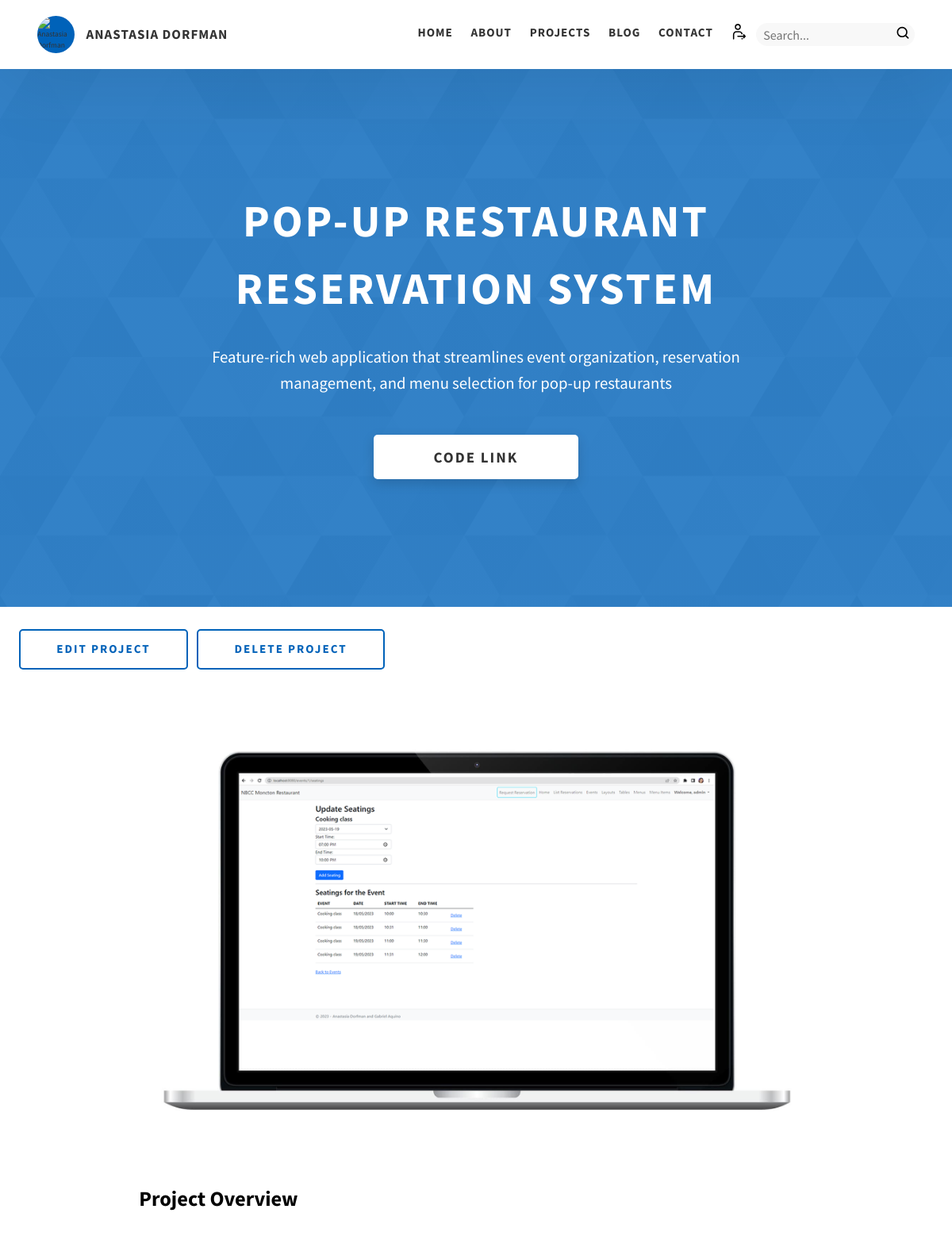
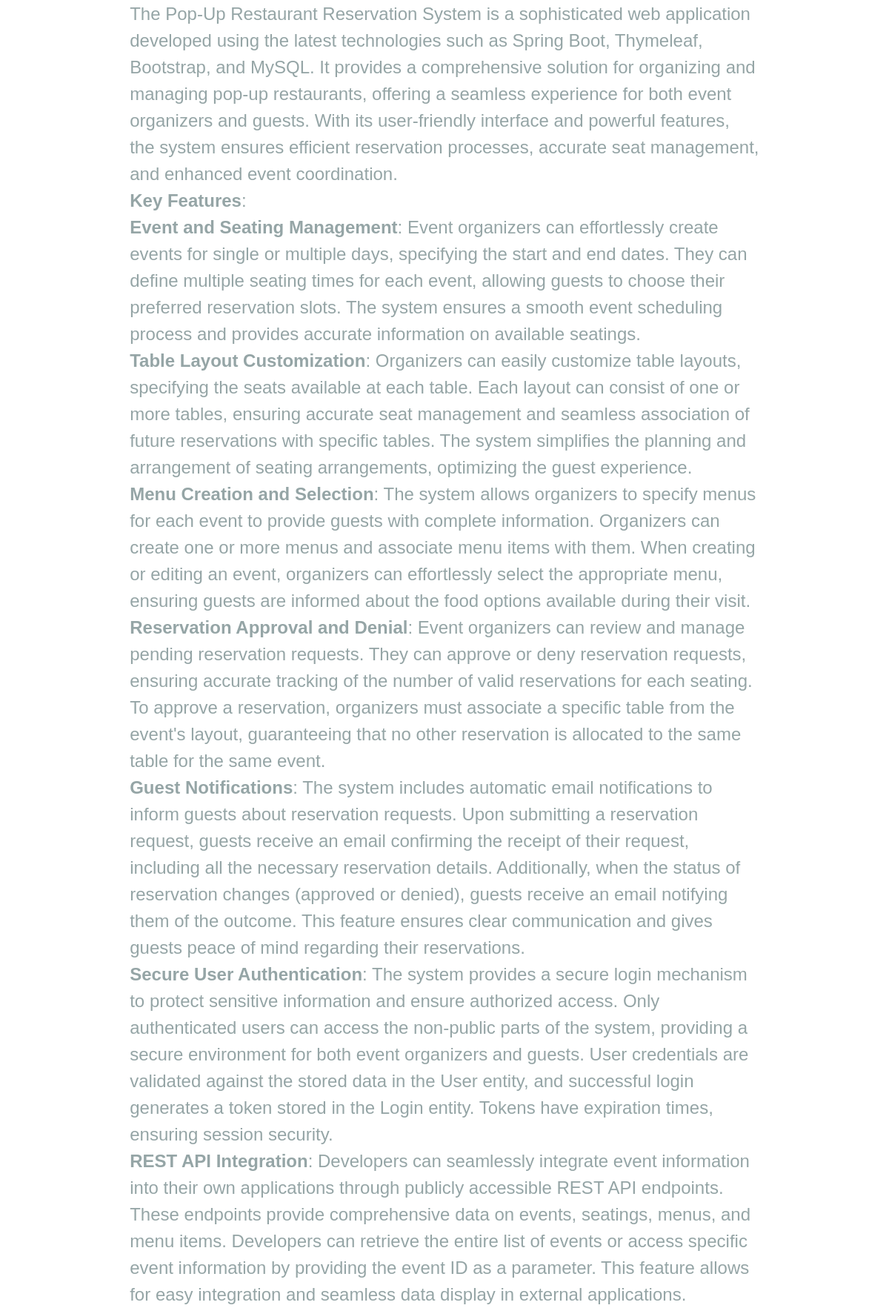
Screenshot of /project.php?project_id=8 (signed in, upper part) with the database file from the repository (2 pictures, top to bottom).
### tables this page shows
CREATE TABLE `projects` (
  `id` int(11) NOT NULL AUTO_INCREMENT,
  `name` varchar(255) NOT NULL,
  `overview` longtext NOT NULL,
  `created_at` datetime NOT NULL DEFAULT CURRENT_TIMESTAMP,
  `code_link` varchar(255) NOT NULL,
  `description` mediumtext,
  PRIMARY KEY (`id`)
);

CREATE TABLE `images` (
  `image_id` int(11) NOT NULL AUTO_INCREMENT,
  `type` varchar(45) NOT NULL DEFAULT 'image',
  `name` varchar(45) DEFAULT NULL,
  `link` varchar(255) NOT NULL,
  `post_id` int(11) DEFAULT NULL,
  `project_id` int(11) DEFAULT NULL,
  PRIMARY KEY (`image_id`),
  KEY `FK_images_posts_idx` (`post_id`),
  KEY `FK_images_projects_idx` (`project_id`),
  CONSTRAINT `FK_images_posts` FOREIGN KEY (`post_id`) REFERENCES `posts` (`post_id`) ON DELETE NO ACTION ON UPDATE NO ACTION,
  CONSTRAINT `FK_images_projects` FOREIGN KEY (`project_id`) REFERENCES `projects` (`id`) ON DELETE NO ACTION ON UPDATE NO ACTION
);

### www/includes/Project.php (called while the page is built, shortened)
<?php
class Project
{
    private $name;
    private $description;
    private $overview;
    private $codeLink;
    private $avatar;
    public function __construct(
        string $name,
        string $description,
        string $overview,
        $dateCreated,
        string $codeLink,
        string $avatar,
        array $tags = null,
        array $images = null,
        int $projectId = null
    ) {
        $this->name = $name;
        $this->description = $description;
        $this->overview = $overview;
        $this->codeLink = $codeLink;
        $this->avatar = $avatar;
    }
    public function getName(): string
    {
        return $this->name;
    }
    public function getDescription(): string
    {
        return $this->description;
    }
    public function getOverview(): string
    {
        return $this->overview;
    }
    public function getCodeLink(): string
    {
        return $this->codeLink;
    }
    public function getAvatar(): string
    {
        return $this->avatar;
    }
    public static function getProjectById(int $projectId)
    {
        try {
            $tags = self::getTagsByProjectId($projectId);
            $avatar = self::getAvatarByProjectId($projectId);
            $images = self::getImagesByProjectId($projectId);
            $con = $GLOBALS['con'];
            $sql = "SELECT name, description, overview, code_link, created_at FROM projects WHERE id = ?";
            $stmt = $con->prepare($sql);
            $stmt->bind_param('i', $projectId);
            $stmt->execute();
            $result = $stmt->get_result();
            if ($result->num_rows > 0) {
                $row = $result->fetch_assoc();
                return new Project(
                    $row['name'],
                    $row['description'],
                    $row['overview'],
                    $row['created_at'],
                    $row['code_link'],
                    $avatar,
                    $tags,
                    $images,
                    $projectId
                );
            } else {
                return null;
            }
        } catch (Exception $ex) {
            setFeedbackAndRedirect($ex->getMessage(), "error");
        }
    }
    public static function getAvatarByProjectId($projectId)
    {
        try {
            $avatar = '';
            $con = $GLOBALS['con'];
            $sql = "SELECT link FROM images WHERE project_id = $projectId AND type = 'avatar'";
            $result = $con->query($sql);
            $numRows = $result->num_rows;
            if ($numRows === 1) {
                $row = $result->fetch_assoc();
                $avatar = $row['link'];
            }
            return $avatar;
        } catch (Exception $ex) {
            setFeedbackAndRedirect($ex->getMessage(), "error");
        }
    }
    private static function getTagsByProjectId($projectId): array
    {
        try {
            $con = $GLOBALS['con'];
            $sql = "SELECT skill_name FROM project_skills WHERE project_id = $projectId";
            $result = $con->query($sql);
            $tags = [];
            while ($row = $result->fetch_assoc()) {
                array_push($tags, $row['skill_name']);
            }
            return $tags;
        } catch (Exception $ex) {
            setFeedbackAndRedirect($ex->getMessage(), "error");
        }
    }
    private static function getImagesByProjectId($projectId): array
    {
        try {
            $con = $GLOBALS['con'];
            $sql = "SELECT link FROM images WHERE project_id = $projectId AND type = 'image'";
            $result = $con->query($sql);
            $images = [];
            while ($row = $result->fetch_assoc()) {
                array_push($images, $row['link']);
            }
            return $images;
        } catch (Exception $ex) {
            setFeedbackAndRedirect($ex->getMessage(), "error");
        }
    }
}

### www/project.php (the view, shortened to what this page needs)
<?php
include_once "includes/Project.php";
$projectId = $_GET['project_id'];
$project = Project::getProjectById($projectId);
$name = $project->getName();
$description = $project->getDescription();
$overview = $project->getOverview();
$codeLink = $project->getCodeLink();
$avatar = $project->getAvatar();
?>
<!DOCTYPE html>
<html lang="en">
<head>
  <link rel="stylesheet" href="includes/css/style.css" />
</head>
<body>
  <?php
  include "includes/header.php";
  ?>
  <section class="project-cs-hero">
    <div class="project-cs-hero__content">
      <h1 class="heading-primary"><?php echo $name ?></h1>
      <div class="project-cs-hero__info">
        <p class="text-primary"><?php echo $description ?></p>
      </div>
      <div class="project-cs-hero__cta">
        <a href="<?php echo $codeLink ?>" class="btn btn--bg" target="_blank">Code Link</a>
      </div>
    </div>
  </section>
  <?php
  if (isset($_SESSION["USER_TYPE"]) && $_SESSION["USER_TYPE"] == 'admin') {
  ?>
    <div class="btn__margin">
      <a href="./create_project.php?project_id=<?php echo $projectId ?>" class="btn btn--med btn--theme-inv">Edit Project</a>
      <a href="./delete_project_proc.php?project_id=<?php echo $projectId ?>" onclick="return confirm('Are you sure you want to delete the project?')" class="btn btn--med btn--theme-inv">Delete Project</a>
    </div>
  <?php
  }
  ?>
  <section class="project-details">
    <div class="main-container">
      <div class="project-details__content">
        <div class="project-details__showcase-img-cont">
          <img src="<?php echo $avatar ?>" alt="Project Image" class="project-details__showcase-img" />
        </div>
          <div class="project-details__desc">
            <h3 class="project-details__content-title">Project Overview</h3>
            <p class="project-details__desc-para"><?php echo $overview ?></p>
          </div>
      </div>
    </div>
  </section>
</body>
</html>
<?php include 'includes/scripts.php'; ?>

### www/includes/css/style.css (style rules this page uses)
*, *::after, *::before { margin: 0; padding: 0; box-sizing: inherit; font-family: inherit; }
html { font-size: 62.5%; scroll-behavior: smooth; }
@media only screen and (max-width: 75em) { html { font-size: 59%; } }
body { box-sizing: border-box; position: relative; line-height: 1.5; font-family: sans-serif; overflow-x: hidden; overflow-y: scroll; font-family: 'Source Sans Pro', sans-serif; }
a { text-decoration: none; color: inherit; }
li { list-style: none; }
.heading-primary { font-size: 6rem; text-transform: uppercase; letter-spacing: 3px; text-align: center; }
.main-container { max-width: 80%; margin: auto; width: 92%; }
.btn { background: #fff; color: #333; text-transform: uppercase; letter-spacing: 2px; display: inline-block; font-weight: 700; border-radius: 5px; box-shadow: 0 5px 15px 0 rgba(0, 0, 0, 0.15); transition: transform .3s; }
.btn--bg { padding: 1.5rem 8rem; font-size: 2rem; }
.btn--med { padding: 1.2rem 3rem; font-size: 1.6rem; }
.btn--theme-inv { color: #0062b9; background: #fff; border: 2px solid #0062b9; box-shadow: none; padding: calc(1.5rem - 2px) calc(5rem - 2px); margin-right: 1rem; }
.text-primary { color: #fff; font-size: 2.2rem; text-align: center; width: 100%; line-height: 1.6; }
.project-cs-hero { color: #fff; background: linear-gradient(to right, rgba(0, 98, 185, 0.8), rgba(0, 98, 185, 0.8)), url(../../assets/svg/common-bg.svg); background-size: cover; background-position: center; position: relative; }
.project-cs-hero__content { padding: 25rem 0 17rem 0; max-width: 90rem; width: 92%; margin: auto; }
.project-cs-hero__info { margin: 3rem auto 0 auto; max-width: 80rem; }
.project-cs-hero__cta { margin-top: 5rem; text-align: center; }
.project-details__content { padding: 8rem 0; max-width: 90rem; margin: auto; }
.project-details__content-title { font-weight: 700; font-size: 2.8rem; margin-bottom: 3rem; }
.project-details__showcase-img-cont { width: 100%; margin-bottom: 6rem; }
.project-details__showcase-img { width: 100%; }
.project-details__desc { margin: 0 0 7rem 0; }
.project-details__desc-para { font-size: 1.8rem; line-height: 1.7; color: grey; margin-bottom: 2rem; }
.btn__margin { padding-top: 3rem; width: 96%; margin: auto; }

### rows the page displays
projects: name "POP-UP RESTAURANT RESERVATION SYSTEM", description "Feature-rich web application that streamlines event organization, reservation management, and menu selection for pop-up restaurants", overview "The Pop-Up Restaurant Reservation System is a sophisticated web application developed using the latest technologies such as Spring Boot, Thymeleaf, Bootstrap, and MySQL. It provides a comprehensive solution for organizing and managing pop-up restaurants, offering a seamless experience for both event organizers and guests. With its user-friendly interface and powerful features, the system ensures efficient reservation processes, accurate seat management, and enhanced event coordination. Key Features : Event and Seating Management : Event organizers can effortlessly create events for single or multiple days, specifying the start and end dates. They can define multiple seating times for each…"
images: link (picture)
